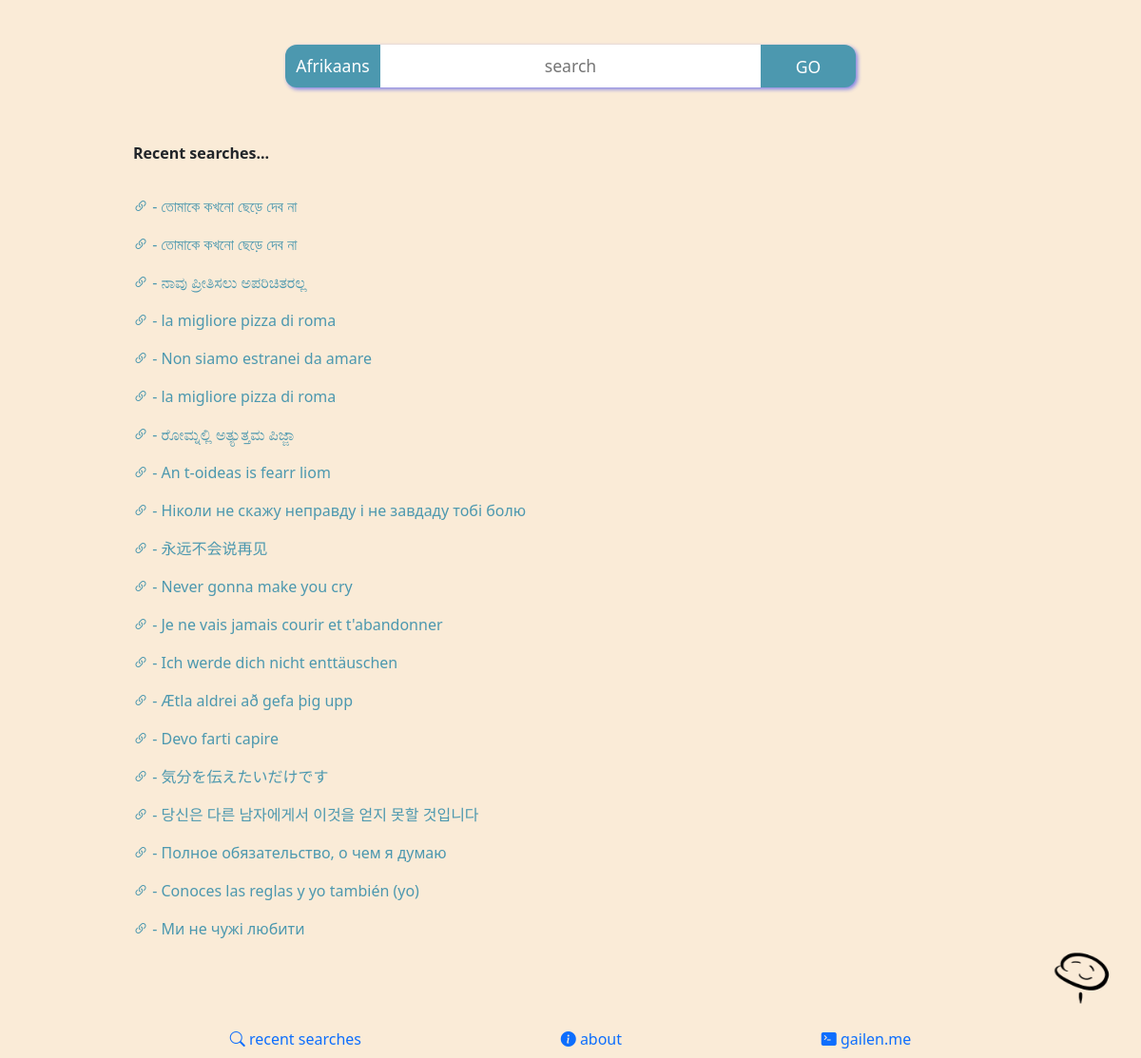
Page /recent on the committed database.
### tables this page shows
CREATE TABLE qlog (
	id INTEGER NOT NULL PRIMARY KEY AUTOINCREMENT,
	url TEXT NOT NULL
, string text NOT NULL, trans text NOT NULL, country text DEFAULT na, country_code text DEFAULT na, city TEXT DEFAULT na, target_lang TEXT NOT NULL);

### app.py (the view)
@app.route("/recent")
def recent():
    con = sql.connect('immer.db')
    con.row_factory = sql.Row
    cur = con.cursor()
    recents = con.execute('SELECT DISTINCT string, * FROM qlog ORDER BY id DESC LIMIT 100;')
    langs = con.execute('SELECT * FROM langs ORDER BY language ASC')
    return render_template("recent.html", recents = recents, langs = langs)

### templates/recent.html (shortened to what this page needs)
{% extends "immerlayout.html" %}
{% block main %}
<a href="/immer"><img src="static/images/immeri.png" class="immersml"></a>
<div class="resultsbar">
    <form action="/result" method="post" class="p-0">
        <div class="search">
        <div class="block">
        <select required onchange="remember(this.selectedIndex);" id='lang' name="lang" class="select">
          {% for i in langs %}
          <option value="{{ i['code']}}">{{ i['language']}}</option>
          {% endfor %}
        </select>
</div>
<div class="block">
<input class="input" required id="qry" autocomplete="on" autofocus class="" name="input" type="text" placeholder="search" aria-label="Search">
</div>
<div class="block">
<button class="button" type="submit">GO</button>
</div>
</div>
</form>
</div>
</div>
    <table class="table table-hover table-responsive table-borderless" id="results">
        <thead>
            <th>
                <p class="scraps">Recent searches...</p>
            </th>
        </thead>
        {% for i in recents %}
        <tr class="p-0 align-middle">
            <td>
                <a href="{{ i['url'] }}"><i class='bi bi-link-45deg'></i> - {{ i['trans'] }}</a>
            </td>
        </tr>
        {% endfor %}
    </table>
<div style="height: 100px;"></div>
{% endblock %}

### templates/immerlayout.html (shortened to what this page needs)
<!DOCTYPE html>
<html lang="en" class="notranslate" translate="no">
    <head>
    <link href="https://cdn.jsdelivr.net/npm/bootstrap@5.1.3/dist/css/bootstrap.min.css" rel="stylesheet">
    <link rel="stylesheet" href="https://cdn.jsdelivr.net/npm/bootstrap-icons@1.8.1/font/bootstrap-icons.css">
    <link href="/static/immer.css" rel="stylesheet">
    </head>
    <body>
<div class="container-fluid">
  <div class="fixed-bottom px-5" id="footer">
    <ul class="list-group list-group-horizontal justify-content-evenly">
      <li class="list-group-item p-0 border-0 bg-transparent">
      <a href="/recent" class="nav-link">
      <i class="bi bi-search" id="footicon"></i> <span id="footlink">recent searches</span></a>
      </li>
      <li class="list-group-item p-0 border-0 bg-transparent">
      <a href='#' data-bs-toggle="modal" data-bs-target="#aboutModal" class="nav-link">
      <i class="bi bi-info-circle-fill" id="footicon"></i> <span id="footlink">about</span></a>
      </li>
      <li class="list-group-item p-0 border-0 bg-transparent">
      <a href="http://gailen.me" class="nav-link">
      <i class="bi bi-terminal-fill" id="footicon"></i> <span id="footlink">gailen.me</span></a>
      </li>
      </ul>
</div>
<div class="container-fluid">
        <main>
            {% block main %}
            {% endblock %}
    </body>
</html>

### static/immer.css (style rules this page uses)
* { margin: 0; padding: 0; box-sizing: border-box; }
body { min-height: 100vh; max-width: 80vw; background-color: antiquewhite; margin: 0 auto; }
div#footer { background-color: antiquewhite; color: #4c98af; }
a { text-decoration: none; color: #4c98af; transition: color 400ms, filter 1s; }
form { width: 100%; flex: 1 0 auto; margin: 0 auto; padding-left: 1em; padding-top: 1px; }
.input { -webkit-appearance: none; -moz-appearance: none; -ms-appearance: none; -o-appearance: none; appearance: none; -webkit-tap-highlight-color: rgba(0,0,0,0); font-size: 1.1em; font-weight: normal; text-align: center; display: block; width: 400px; background: rgb(255, 255, 255); outline: none; border: none; padding: 0; height: 2.545455em; z-index: 1; position: relative; top: -1px; }
.select { -webkit-appearance: none; -moz-appearance: none; -ms-appearance: none; -o-appearance: none; appearance: none; -webkit-tap-highlight-color: rgba(0,0,0,0); font-size: 1.1em; font-weight: normal; text-align: center; display: block; width: 100px; background: #4c98af; color: white; outline: none; border: none; padding: 8px; height: 2.545455em; z-index: 1; position: relative; top: -1px; border-end-start-radius: 12px; border-start-start-radius: 12px; cursor: pointer; transition: background-color 200ms; }
.button { font-size: 1.1em; background-color: #4c98af; border: none; border-end-end-radius: 12px; border-start-end-radius: 12px; color: white; padding: 10px 32px; text-align: center; text-decoration: none; outline: none; border: none; z-index: 1; position: relative; top: -1px; height: 2.545455em; width: 100px; transition: background-color 200ms; }
.search { display: flex; flex-direction: row; justify-content: center; }
.block { width: auto; }
div.search { filter: drop-shadow(2px 2px 2px #8080e5); transition: filter 300ms; }
.resultsbar { margin-top: 48px; margin-bottom: 48px; }
.immersml { width: 64px; transform: scaleX(-1); position: fixed; right: 30px; bottom: 55px; transition: width 300ms, opacity 300ms; }

### rows in the picture
qlog: trans "তোমাকে কখনো ছেড়ে দেব না"
qlog: trans "তোমাকে কখনো ছেড়ে দেব না"
qlog: trans "ನಾವು ಪ್ರೀತಿಸಲು ಅಪರಿಚಿತರಲ್ಲ"
qlog: trans "la migliore pizza di roma"
qlog: trans "Non siamo estranei da amare"
qlog: trans "la migliore pizza di roma"
qlog: trans "ರೋಮ್ನಲ್ಲಿ ಅತ್ಯುತ್ತಮ ಪಿಜ್ಜಾ"
qlog: trans "An t-oideas is fearr liom"
qlog: trans "Ніколи не скажу неправду і не завдаду тобі болю"
qlog: trans "永远不会说再见"
qlog: trans "Never gonna make you cry"
qlog: trans "Je ne vais jamais courir et t'abandonner"
qlog: trans "Ich werde dich nicht enttäuschen"
qlog: trans "Ætla aldrei að gefa þig upp"
qlog: trans "Devo farti capire"
qlog: trans "気分を伝えたいだけです"
qlog: trans "당신은 다른 남자에게서 이것을 얻지 못할 것입니다"
qlog: trans "Полное обязательство, о чем я думаю"
qlog: trans "Conoces las reglas y yo también (yo)"
qlog: trans "Ми не чужі любити"

### other values in the picture
form field lang "Afrikaans"
